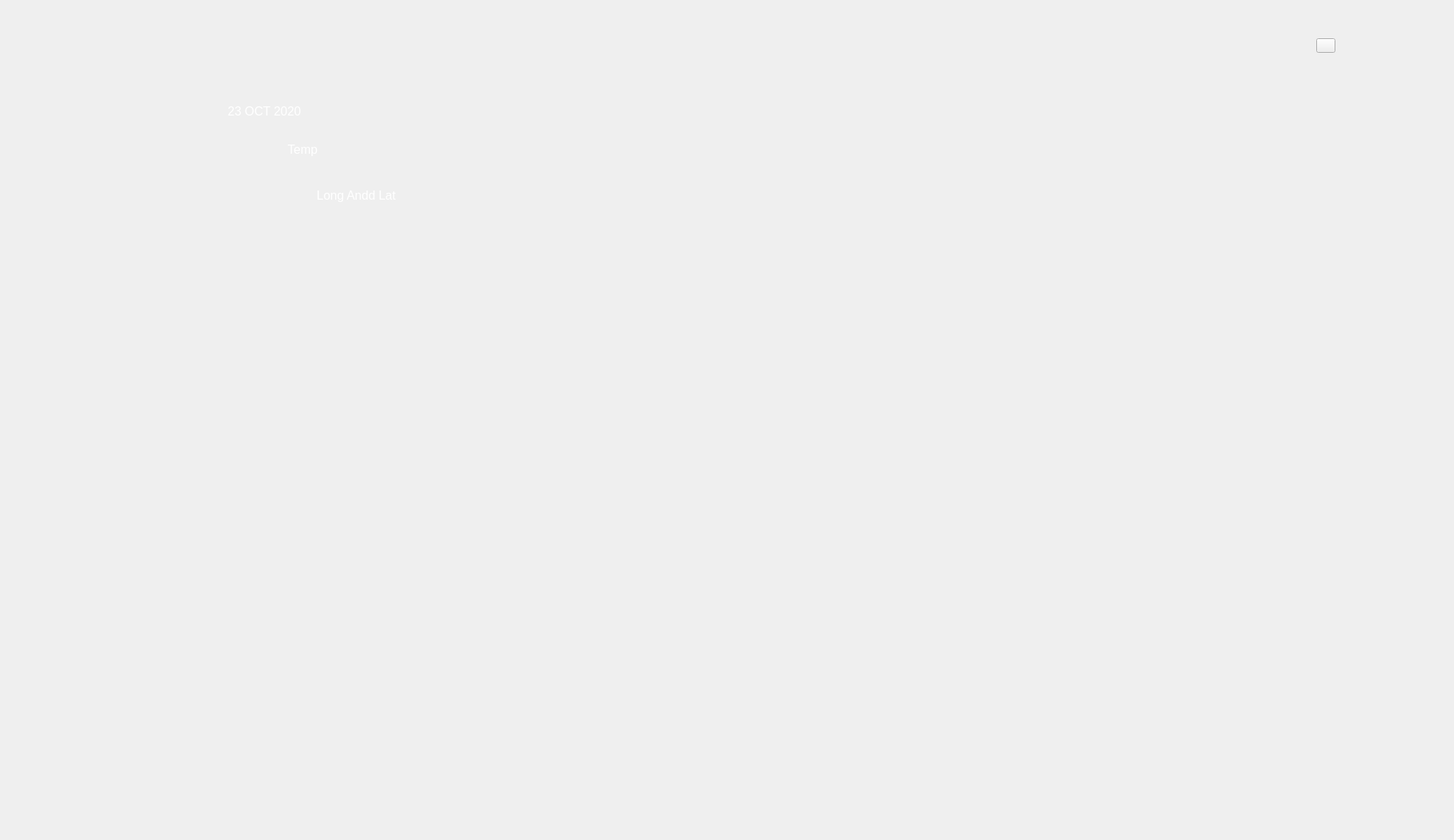
<?xml version="1.0" encoding="UTF-8"?>
<ui version="4.0">
 <class>Form</class>
 <widget class="QWidget" name="Form">
  <property name="geometry">
   <rect>
    <x>0</x>
    <y>0</y>
    <width>1900</width>
    <height>1098</height>
   </rect>
  </property>
  <property name="windowTitle">
   <string>Ethan</string>
  </property>
  <widget class="QLabel" name="label">
   <property name="geometry">
    <rect>
     <x>-20</x>
     <y>0</y>
     <width>1920</width>
     <height>1080</height>
    </rect>
   </property>
   <property name="styleSheet">
    <string notr="true"/>
   </property>
   <property name="text">
    <string/>
   </property>
   <property name="pixmap">
    <pixmap resource="rec.qrc">:/redc/EthanBG (1).png</pixmap>
   </property>
   <property name="scaledContents">
    <bool>true</bool>
   </property>
  </widget>
  <widget class="QLabel" name="label_5">
   <property name="geometry">
    <rect>
     <x>150</x>
     <y>110</y>
     <width>391</width>
     <height>71</height>
    </rect>
   </property>
   <property name="text">
    <string>&lt;html&gt;&lt;head/&gt;&lt;body&gt;&lt;p align=&quot;center&quot;&gt;&lt;span style=&quot; font-size:12pt; color:#ffffff;&quot;&gt;23 OCT 2020&lt;/span&gt;&lt;/p&gt;&lt;/body&gt;&lt;/html&gt;</string>
   </property>
  </widget>
  <widget class="QLabel" name="label_2">
   <property name="geometry">
    <rect>
     <x>640</x>
     <y>430</y>
     <width>401</width>
     <height>161</height>
    </rect>
   </property>
   <property name="text">
    <string/>
   </property>
   <property name="pixmap">
    <pixmap resource="rec.qrc">:/redc/Ethan.png</pixmap>
   </property>
   <property name="scaledContents">
    <bool>true</bool>
   </property>
  </widget>
  <widget class="QToolButton" name="toolButton">
   <property name="geometry">
    <rect>
     <x>1720</x>
     <y>50</y>
     <width>25</width>
     <height>19</height>
    </rect>
   </property>
   <property name="text">
    <string/>
   </property>
   <property name="autoRaise">
    <bool>false</bool>
   </property>
  </widget>
  <widget class="QLabel" name="label_6">
   <property name="geometry">
    <rect>
     <x>200</x>
     <y>160</y>
     <width>391</width>
     <height>71</height>
    </rect>
   </property>
   <property name="text">
    <string>&lt;html&gt;&lt;head/&gt;&lt;body&gt;&lt;p align=&quot;center&quot;&gt;&lt;span style=&quot; font-size:12pt; color:#ffffff;&quot;&gt;Temp&lt;/span&gt;&lt;/p&gt;&lt;/body&gt;&lt;/html&gt;</string>
   </property>
  </widget>
  <widget class="QLabel" name="LandL">
   <property name="geometry">
    <rect>
     <x>270</x>
     <y>220</y>
     <width>391</width>
     <height>71</height>
    </rect>
   </property>
   <property name="text">
    <string>&lt;html&gt;&lt;head/&gt;&lt;body&gt;&lt;p align=&quot;center&quot;&gt;&lt;span style=&quot; font-size:12pt; color:#ffffff;&quot;&gt;Long Andd Lat&lt;/span&gt;&lt;/p&gt;&lt;/body&gt;&lt;/html&gt;</string>
   </property>
  </widget>
  <widget class="QLabel" name="label_3">
   <property name="geometry">
    <rect>
     <x>1170</x>
     <y>600</y>
     <width>451</width>
     <height>301</height>
    </rect>
   </property>
   <property name="text">
    <string/>
   </property>
   <property name="pixmap">
    <pixmap resource="rec.qrc">:/redc/HIHologram-unscreen.gif</pixmap>
   </property>
   <property name="scaledContents">
    <bool>true</bool>
   </property>
  </widget>
 </widget>
 <resources>
  <include location="rec.qrc"/>
 </resources>
 <connections/>
</ui>
